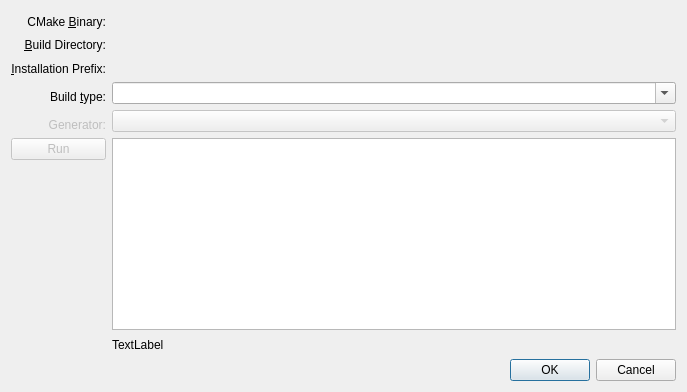
<ui version="4.0" >
 <class>CMakeBuildDirCreator</class>
 <widget class="QDialog" name="CMakeBuildDirCreator" >
  <property name="geometry" >
   <rect>
    <x>0</x>
    <y>0</y>
    <width>687</width>
    <height>392</height>
   </rect>
  </property>
  <property name="windowTitle" >
   <string>Build Directory Creator</string>
  </property>
  <layout class="QGridLayout" >
   <item row="0" column="0" >
    <widget class="QLabel" name="label_5" >
     <property name="text" >
      <string>CMake &amp;Binary:</string>
     </property>
     <property name="alignment" >
      <set>Qt::AlignAbsolute|Qt::AlignBottom|Qt::AlignCenter|Qt::AlignHCenter|Qt::AlignHorizontal_Mask|Qt::AlignJustify|Qt::AlignLeading|Qt::AlignLeft|Qt::AlignRight|Qt::AlignTop|Qt::AlignTrailing|Qt::AlignVCenter|Qt::AlignVertical_Mask</set>
     </property>
     <property name="buddy" >
      <cstring>cmakeBin</cstring>
     </property>
    </widget>
   </item>
   <item row="0" column="1" >
    <widget class="KUrlRequester" name="cmakeBin" />
   </item>
   <item row="1" column="0" >
    <widget class="QLabel" name="label_3" >
     <property name="text" >
      <string>&amp;Build Directory:</string>
     </property>
     <property name="alignment" >
      <set>Qt::AlignAbsolute|Qt::AlignBottom|Qt::AlignCenter|Qt::AlignHCenter|Qt::AlignHorizontal_Mask|Qt::AlignJustify|Qt::AlignLeading|Qt::AlignLeft|Qt::AlignRight|Qt::AlignTop|Qt::AlignTrailing|Qt::AlignVCenter|Qt::AlignVertical_Mask</set>
     </property>
     <property name="buddy" >
      <cstring>buildFolder</cstring>
     </property>
    </widget>
   </item>
   <item row="1" column="1" >
    <widget class="KUrlRequester" name="buildFolder" />
   </item>
   <item row="2" column="0" >
    <widget class="QLabel" name="label" >
     <property name="text" >
      <string>&amp;Installation Prefix:</string>
     </property>
     <property name="alignment" >
      <set>Qt::AlignAbsolute|Qt::AlignBottom|Qt::AlignCenter|Qt::AlignHCenter|Qt::AlignHorizontal_Mask|Qt::AlignJustify|Qt::AlignLeading|Qt::AlignLeft|Qt::AlignRight|Qt::AlignTop|Qt::AlignTrailing|Qt::AlignVCenter|Qt::AlignVertical_Mask</set>
     </property>
     <property name="buddy" >
      <cstring>installPrefix</cstring>
     </property>
    </widget>
   </item>
   <item row="2" column="1" >
    <widget class="KUrlRequester" name="installPrefix" />
   </item>
   <item row="3" column="0" >
    <widget class="QLabel" name="label_2" >
     <property name="text" >
      <string>Build &amp;type:</string>
     </property>
     <property name="alignment" >
      <set>Qt::AlignAbsolute|Qt::AlignBottom|Qt::AlignCenter|Qt::AlignHCenter|Qt::AlignHorizontal_Mask|Qt::AlignJustify|Qt::AlignLeading|Qt::AlignLeft|Qt::AlignRight|Qt::AlignTop|Qt::AlignTrailing|Qt::AlignVCenter|Qt::AlignVertical_Mask</set>
     </property>
     <property name="buddy" >
      <cstring>buildType</cstring>
     </property>
    </widget>
   </item>
   <item row="3" column="1" >
    <widget class="QComboBox" name="buildType" >
     <property name="editable" >
      <bool>true</bool>
     </property>
     <property name="currentIndex" >
      <number>-1</number>
     </property>
     <item>
      <property name="text" >
       <string>debug</string>
      </property>
     </item>
     <item>
      <property name="text" >
       <string>release</string>
      </property>
     </item>
     <item>
      <property name="text" >
       <string>RelWithDebInfo</string>
      </property>
     </item>
     <item>
      <property name="text" >
       <string>MinSizeRel</string>
      </property>
     </item>
    </widget>
   </item>
   <item row="4" column="0" >
    <widget class="QLabel" name="label_4" >
     <property name="enabled" >
      <bool>false</bool>
     </property>
     <property name="text" >
      <string>Generator:</string>
     </property>
     <property name="alignment" >
      <set>Qt::AlignAbsolute|Qt::AlignBottom|Qt::AlignCenter|Qt::AlignHCenter|Qt::AlignHorizontal_Mask|Qt::AlignJustify|Qt::AlignLeading|Qt::AlignLeft|Qt::AlignRight|Qt::AlignTop|Qt::AlignTrailing|Qt::AlignVCenter|Qt::AlignVertical_Mask</set>
     </property>
     <property name="buddy" >
      <cstring>generator</cstring>
     </property>
    </widget>
   </item>
   <item row="4" column="1" >
    <widget class="QComboBox" name="generator" >
     <property name="enabled" >
      <bool>false</bool>
     </property>
    </widget>
   </item>
   <item row="5" column="0" >
    <widget class="QPushButton" name="run" >
     <property name="enabled" >
      <bool>false</bool>
     </property>
     <property name="text" >
      <string>Run</string>
     </property>
    </widget>
   </item>
   <item rowspan="2" row="5" column="1" >
    <widget class="QTextEdit" name="cmakeOutput" >
     <property name="sizePolicy" >
      <sizepolicy vsizetype="Maximum" hsizetype="Expanding" >
       <horstretch>0</horstretch>
       <verstretch>0</verstretch>
      </sizepolicy>
     </property>
     <property name="readOnly" >
      <bool>true</bool>
     </property>
    </widget>
   </item>
   <item row="8" column="0" colspan="2" >
    <widget class="QDialogButtonBox" name="buttonBox" >
     <property name="orientation" >
      <enum>Qt::Horizontal</enum>
     </property>
     <property name="standardButtons" >
      <set>QDialogButtonBox::Cancel|QDialogButtonBox::NoButton|QDialogButtonBox::Ok</set>
     </property>
     <property name="centerButtons" >
      <bool>false</bool>
     </property>
    </widget>
   </item>
   <item row="7" column="1" >
    <widget class="QLabel" name="status" >
     <property name="text" >
      <string>TextLabel</string>
     </property>
    </widget>
   </item>
  </layout>
 </widget>
 <customwidgets>
  <customwidget>
   <class>KUrlRequester</class>
   <extends>QFrame</extends>
   <header>kurlrequester.h</header>
   <container>1</container>
  </customwidget>
 </customwidgets>
 <resources/>
 <connections>
  <connection>
   <sender>buttonBox</sender>
   <signal>accepted()</signal>
   <receiver>CMakeBuildDirCreator</receiver>
   <slot>accept()</slot>
   <hints>
    <hint type="sourcelabel" >
     <x>266</x>
     <y>298</y>
    </hint>
    <hint type="destinationlabel" >
     <x>157</x>
     <y>274</y>
    </hint>
   </hints>
  </connection>
  <connection>
   <sender>buttonBox</sender>
   <signal>rejected()</signal>
   <receiver>CMakeBuildDirCreator</receiver>
   <slot>reject()</slot>
   <hints>
    <hint type="sourcelabel" >
     <x>334</x>
     <y>298</y>
    </hint>
    <hint type="destinationlabel" >
     <x>286</x>
     <y>274</y>
    </hint>
   </hints>
  </connection>
 </connections>
</ui>
